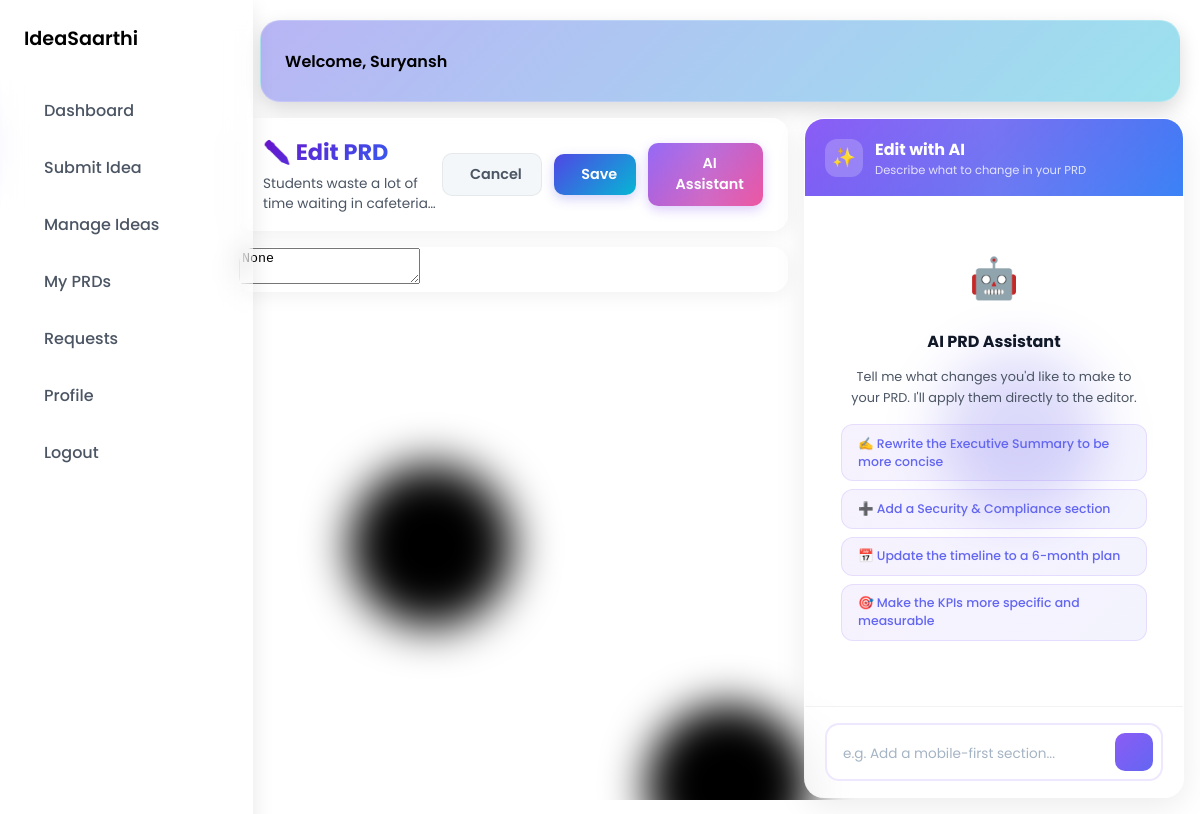
Screenshot of /dashboard/edit-prd/67/ (signed in) with the database file from the repository.
### dashboard/models.py (models this page shows)
class Ideas(models.Model):
    user = models.ForeignKey(User, on_delete=models.CASCADE)
    problem_statement = models.TextField()
    solution  = models.TextField()
    market = models.TextField()
    unique_value = models.TextField()
    revenue_model = models.TextField()
    known_competitors = models.TextField()
    created_at = models.DateTimeField(auto_now_add=True)
    updated_at = models.DateTimeField(auto_now=True)
    market_category = models.CharField(max_length=100, blank=True, null=True)
    strengths = models.TextField(blank=True, null=True)
    weaknesses = models.TextField(blank=True, null=True)
    opportunities = models.TextField(blank=True, null=True)
    threats = models.TextField(blank=True, null=True)
    score_strengths = models.IntegerField(default=0)
    score_weaknesses = models.IntegerField(default=0)
    score_opportunities = models.IntegerField(default=0)
    score_threats = models.IntegerField(default=0)
    score = models.IntegerField(default=0)
    prd_content = models.TextField(blank=True, null=True)
    idea_hash = models.CharField(max_length=64, blank=True, null=True)
    blockchain_tx_hash = models.CharField(max_length=100, blank=True, null=True)

### dashboard/views.py (the view, shortened to what this page needs)
# urls.py: path('edit-prd/<int:idea_id>/', views.edit_prd_view, name='edit_prd'),
@login_required
def edit_prd_view(request, idea_id):
    idea = Ideas.objects.get(id=idea_id, user=request.user)
    parameters = {
        "idea": idea
    }
    return render(request, "dashboard/user/edit_prd.html", parameters)

### templates/dashboard/user/edit_prd.html (shortened to what this page needs)
{% extends "home/base.html" %}
{% block body %}
<div class="edit-prd-wrapper">
    <div class="editor-section">
        <form method="POST" id="prd-form">
            <div class="page-header">
                <div class="header-info">
                    <h1>✏️ Edit PRD</h1>
                    <p>{{ idea.problem_statement|truncatechars:50 }}</p>
                </div>
                <div class="actions">
                    <a href="{% url 'my_prds' %}" class="btn-action btn-cancel">
                         Cancel
                    </a>
                    <button type="submit" class="btn-action btn-save">
                         Save
                    </button>
                    <button type="button" class="btn-action btn-ai-toggle" id="btn-toggle-chat" onclick="toggleChatPanel()">
                         AI Assistant
                    </button>
                </div>
            </div>
            <div class="editor-container">
                <textarea id="prd-editor" name="prd_content">{{ idea.prd_content|safe }}</textarea>
            </div>
        </form>
    </div>
    <div class="chat-section" id="chat-section">
        <div class="chat-panel">
            <div class="chat-header">
                <div class="chat-header-icon">✨</div>
                <div class="chat-header-text">
                    <h3>Edit with AI</h3>
                    <p>Describe what to change in your PRD</p>
                </div>
            </div>
            <div class="chat-messages" id="chat-messages">
                <div class="chat-welcome" id="chat-welcome">
                    <span class="chat-welcome-icon">🤖</span>
                    <h4>AI PRD Assistant</h4>
                    <p>Tell me what changes you'd like to make to your PRD. I'll apply them directly to the editor.</p>
                    <div class="chat-suggestions">
                        <button class="suggestion-chip" onclick="useSuggestion(this)">
                            ✍️ Rewrite the Executive Summary to be more concise
                        </button>
                        <button class="suggestion-chip" onclick="useSuggestion(this)">
                            ➕ Add a Security & Compliance section
                        </button>
                        <button class="suggestion-chip" onclick="useSuggestion(this)">
                            📅 Update the timeline to a 6-month plan
                        </button>
                        <button class="suggestion-chip" onclick="useSuggestion(this)">
                            🎯 Make the KPIs more specific and measurable
                        </button>
                    </div>
                </div>
            </div>
            <div class="chat-input-area">
                <div class="chat-input-container">
                    <textarea id="chat-input" rows="1" placeholder="e.g. Add a mobile-first section..." onkeydown="handleKeyDown(event)"></textarea>
                    <button class="btn-send" id="btn-send" onclick="sendMessage()">
                    </button>
                </div>
            </div>
        </div>
    </div>
</div>
{% endblock %}

### templates/home/base.html (shortened to what this page needs)
<!DOCTYPE html>
<html lang="en">
<head>
  <link rel="stylesheet" href="https://unpkg.com/phosphor-icons@1.4.2/src/css/phosphor.css">
</head>
<body>
 <div class="background">
        <span></span><span></span><span></span><span></span><span></span><span></span>
    </div>
  <aside class="sidebar">
    <div class="sidebar-logo">
      <span>IdeaSaarthi</span>
    </div>
    <nav class="sidebar-nav">
      <ul>
        <li><a href="{% url 'dashboard' %}" class="{% if path == '/dashboard/' %}active{% endif %}"> Dashboard</a></li>
        <li><a href="{% url 'create_idea' %}" class="{% if path == '/create_idea' %}active{% endif %}"> Submit Idea</a></li>
        <li><a href="{% url 'manage_ideas' %}" class="{% if path == '/manage_ideas/' %}active{% endif %}"> Manage Ideas</a></li>
        <li><a href="{% url 'my_prds' %}" class="{% if path == '/my-prds/' %}active{% endif %}"> My PRDs</a></li>
        <li><a href="{% url 'request' %}" class="{% if path == '/request/' %}active{% endif %}"> Requests</a></li>
        <li><a href="{% url 'profile' %}" class="{% if path == '/profile/' %}active{% endif %}"> Profile</a></li>
        <li><a href="{% url 'logout' %}" class="{% if path == '/logout/' %}active{% endif %}"> Logout</a></li>
      </ul>
    </nav>
  </aside>
  <header class="dashboard-header">
    <div class="greeting">
      {% if user.is_authenticated %}
      <p>Welcome, {{ user.first_name }}</p>
      {% endif %}
    </div>
  </header>
  {% block body %}
  {% endblock %}
</body>
</html>

### templates/home/base.html (style rules this page uses)
:root { --bg-secondary: #f9fafb; --border-light: #e5e7eb; --primary: #4f46e5; --gradient-soft: linear-gradient(135deg, rgba(79, 70, 229, 0.1), rgba(6, 182, 212, 0.1)); --text-primary: #111827; --text-secondary: #4b5563; --gradient-primary: linear-gradient(135deg, #4f46e5, #06b6d4); --shadow-lg: 0 8px 20px rgba(0, 0, 0, 0.15); }
body { margin: 0; font-family: 'Poppins', sans-serif; background: #fff; }
.sidebar { width: 220px; height: 100vh; padding: 1.5rem 1rem; display: flex; flex-direction: column; position: fixed; left: 0; top: 0; z-index: 200; transition: transform 0.4s ease-in-out; background: rgba(255, 255, 255, 0.15); backdrop-filter: blur(12px); -webkit-backdrop-filter: blur(12px); border-right: 1px solid rgba(255, 255, 255, 0.2); box-shadow: 0 8px 20px rgba(0, 0, 0, 0.1); }
.sidebar-logo { display: flex; align-items: center; gap: 0.5rem; font-size: 1.2rem; font-weight: 600; margin-bottom: 2rem; }
.sidebar-nav ul { list-style: none; padding: 0; margin: 0; }
.sidebar-nav a { display: flex; align-items: center; gap: 0.75rem; padding: 0.8rem 1rem; border-radius: 10px; text-decoration: none; color: var(--text-secondary); font-weight: 500; transition: all 0.3s ease; margin-bottom: 0.4rem; }
.dashboard-header { margin-left:260px; margin-right: 20px; display: flex; justify-content: space-between; align-items: center; height: 80px; margin-top: 20px; border-radius: 20px; padding: 0 1.5rem; background: rgba(255, 255, 255, 0.15); backdrop-filter: blur(12px); -webkit-backdrop-filter: blur(12px); border: 1px solid rgba(255, 255, 255, 0.2); box-shadow: 0 8px 20px rgba(0, 0, 0, 0.15); background-image: linear-gradient(135deg, rgba(79, 70, 229, 0.4) 0%, rgba(6, 182, 212, 0.4) 100%); }
.dashboard-header .greeting p { color: black; font-weight: 600; }
.background { position: fixed; width: 100vw; height: 100vh; top: 0; left: 0; background: var(--bg-primary); overflow: hidden; z-index: -1; }
.background span { width: 20vmin; height: 20vmin; border-radius: 20vmin; backface-visibility: hidden; position: absolute; animation: move; animation-duration: 45s; animation-timing-function: linear; animation-iteration-count: infinite; }
.background span:nth-child(1) { color: var(--secondary); top: 29%; left: 4%; animation-duration: 49s; animation-delay: -2s; transform-origin: 1vw -2vh; box-shadow: -40vmin 0 5.2vmin currentColor; }
.background span:nth-child(2) { color: var(--danger); top: 58%; left: 2%; animation-duration: 47s; animation-delay: -4s; transform-origin: -16vw 1vh; box-shadow: 40vmin 0 5.5vmin currentColor; }
.background span:nth-child(3) { color: var(--success); top: 51%; left: 98%; animation-duration: 43s; animation-delay: -5s; transform-origin: 19vw -18vh; box-shadow: 40vmin 0 5.8vmin currentColor; }
.background span:nth-child(4) { color: var(--primary); top: 44%; left: 51%; animation-duration: 45s; animation-delay: -9s; transform-origin: -10vw 2vh; box-shadow: 40vmin 0 5.8vmin currentColor; }
.background span:nth-child(5) { color: var(--secondary); top: 88%; left: 81%; animation-duration: 43s; animation-delay: -11s; transform-origin: 7vw -11vh; box-shadow: -40vmin 0 5.2vmin currentColor; }
.background span:nth-child(6) { color: var(--primary); top: 8%; left: 11%; animation-duration: 41s; animation-delay: -14s; transform-origin: 1vw 12vh; box-shadow: -40vmin 0 5.1vmin currentColor; }

### rows the page displays
Ideas: problem_statement "Students waste a lot of time waiting in cafeteria…", prd_content "None"

### other values shown
{{ user.first_name }} "Suryansh"
